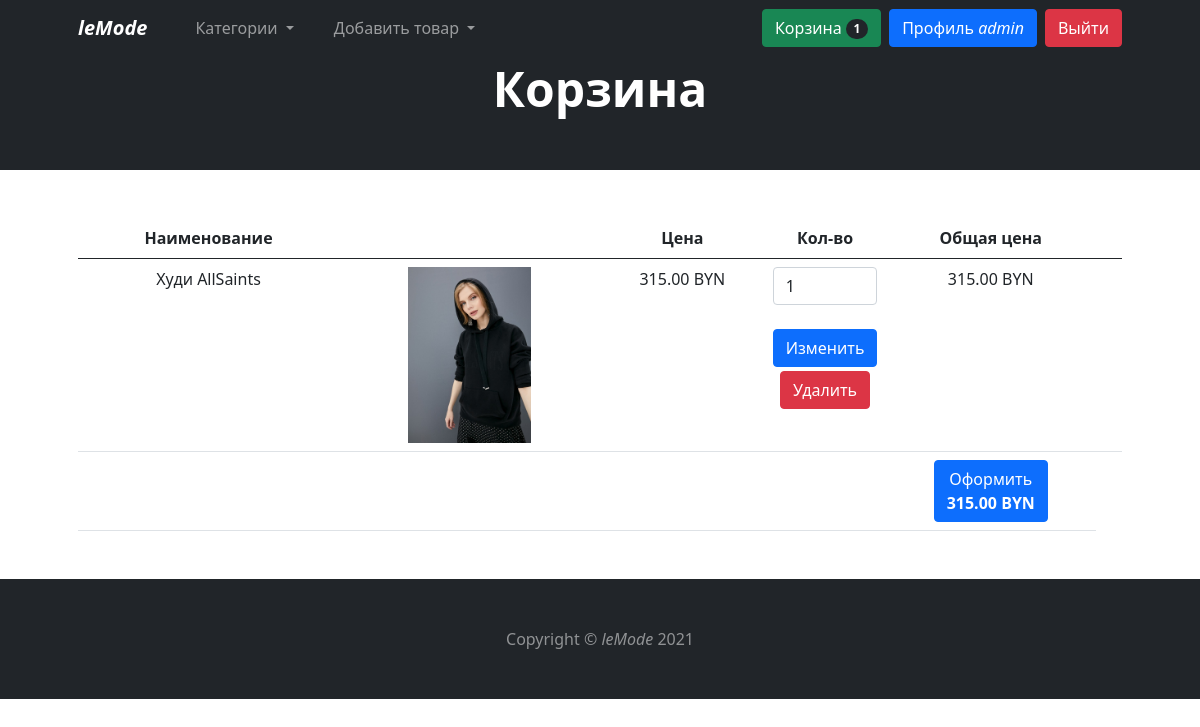
The app's page /cart/ (signed in), older data.
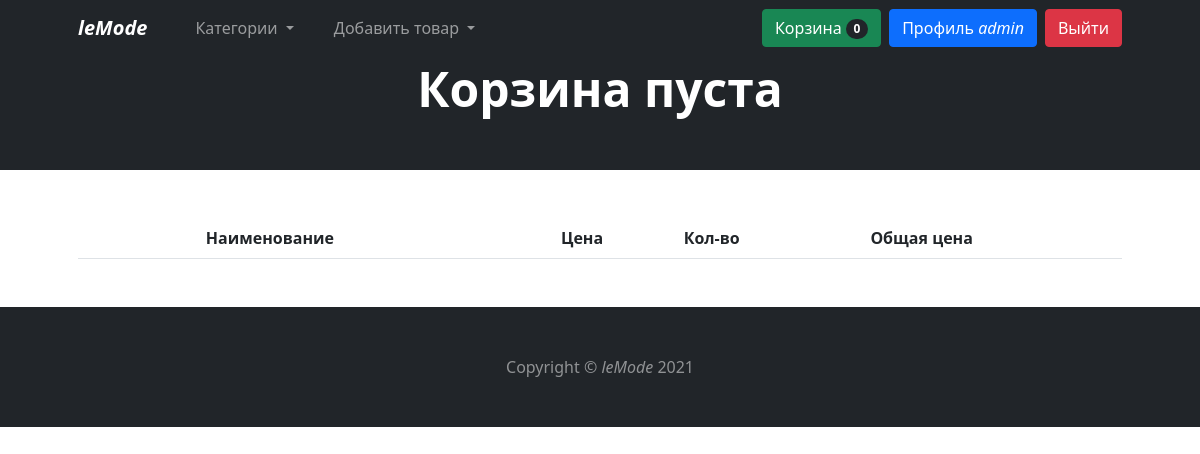
The same page, newer data.
### mainapp/models.py (models this page shows, shortened)
class Cart(models.Model):
    owner = models.ForeignKey('Client', null=True, verbose_name='Владелец', on_delete=models.CASCADE)
    clothes = models.ManyToManyField(CartProduct, blank=True, related_name='related_cart')
    total_products = models.PositiveIntegerField(default=0)
    final_price = models.DecimalField(max_digits=9, default=0, decimal_places=2, verbose_name='Общая цена')
    in_order = models.BooleanField(default=False)
    anon_user = models.BooleanField(default=False)

class CartProduct(models.Model):
    user = models.ForeignKey('Client', verbose_name='Покупатель', on_delete=models.CASCADE)
    cart = models.ForeignKey('Cart', verbose_name='Корзина', on_delete=models.CASCADE, related_name='related_products')
    content_type = models.ForeignKey(ContentType, on_delete=models.CASCADE)
    object_id = models.PositiveIntegerField()
    content_object = GenericForeignKey('content_type', 'object_id')
    qty = models.PositiveIntegerField(default=1)
    final_price = models.DecimalField(max_digits=9, decimal_places=2, verbose_name='Общая цена')

class Clothes(models.Model):
    class Meta:
        abstract = True
    category = models.ForeignKey(Category, verbose_name='Категория', on_delete=models.CASCADE)
    title = models.CharField(max_length=255, verbose_name='Наименование')
    image = models.ImageField(verbose_name='Изображение', default=None)
    description = models.TextField(verbose_name='Описание', null=True)
    price = models.DecimalField(max_digits=7, decimal_places=2, verbose_name='Цена')
    def get_model_name(self):
        return self.__class__.__name__.lower()

class Hoodie(Clothes):
    color = models.CharField(max_length=255, verbose_name='Цвет')
    length = models.CharField(max_length=255, verbose_name='Длина')
    length_sleeve = models.CharField(max_length=255, verbose_name='Длина рукава')
    pattern = models.CharField(max_length=255, verbose_name='Узор')
    brand = models.ForeignKey(Brand, verbose_name='Бренд', on_delete=models.CASCADE)
    slug = models.SlugField(unique=True)

### mainapp/views.py (the view)
# urls.py: path('cart/', CartView.as_view(), name='cart'),
class CartView(CartMixin, CategoryDetailMixin, View):
    def get(self, request):
        categories = (Category.objects.get_categories_for_nav())
        context = {
            'cart': self.cart,
            'categories': categories
        }
        return render(request, 'cart.html', context)

### mainapp/mixins.py (called while the page is built)
    def dispatch(self, request, *args, **kwargs):
        if request.user.is_authenticated:
            client = Client.objects.filter(user=request.user).first()
            if not client:
                client = Client.objects.create(user=request.user)
            cart = Cart.objects.filter(owner=client, in_order=False).first()
            if not cart:
                cart = Cart.objects.create(owner=client)
        else:
            cart = Cart.objects.filter(anon_user=True).first()
            if not cart:
                cart = Cart.objects.create(anon_user=True)
        self.cart = cart
        return super().dispatch(request, *args, **kwargs)

### mainapp/models.py (called while the page is built)
def get_models_for_count(*model_names):
    return [models.Count(model_name) for model_name in model_names]

    def get_queryset(self):
        return super().get_queryset()

    def get_categories_for_nav(self):
        models = get_models_for_count('pants', 'shoes', 'hoodie')
        qs = list(self.get_queryset().annotate(*models))
        data = [
            dict(name=c.name, url=c.get_absolute_url(), count=getattr(c, self.CATEGORY_NAME_COUNT_NAME[c.name]))
            for c in qs
        ]
        return data

### mainapp/templates/cart.html (shortened to what this page needs)
{% extends 'base.html' %}
{% block content %}
<head><title>Корзина</title></head>
<header class="bg-dark py-1">
            <div class="container px-4 px-lg-5">
                <div class="text-center text-white">
                    <h1 class="display-5 fw-bolder mb-5">Корзина {% if not cart.clothes.count %}пуста{% endif %}</h1>
                </div>
            </div>
        </header>
<div class="container px-4 px-lg-5">
<table class="table mt-5 text-center">
  <thead>
    <tr class="">
      <th scope="col">Наименование</th>
      <th scope="col"></th>
      <th scope="col">Цена</th>
      <th scope="col" style="width: 10%;">Кол-во</th>
      <th scope="col">Общая цена</th>
      <th scope="col"></th>
    </tr>
  </thead>
    {% if cart.clothes.count %}
  <tbody>
    {% for item in cart.clothes.all %}
        <tr>
          <td scope="row" class="w-25">{{ item.content_object.title }}</td>
          <td class="w-25"><img src="{{ item.content_object.image.url}}" class="img-fluid w-50"></td>
          <td>{{ item.content_object.price }} BYN</td>
          <td>
            <form action="{% url 'change_qty' ct_model=item.content_object.get_model_name slug=item.content_object.slug %}" method="POST">
              <input type="number" min="1" name="qty" value="{{ item.qty }}" class="form-control"><br>
              <input type="submit" class="btn btn-primary mb-1" value="Изменить">
            </form>
            <a href="{% url 'delete_from_cart' ct_model=item.content_object.get_model_name slug=item.content_object.slug %}">
              <button class="btn btn-danger">Удалить</button>
            </a>
          </td>
          <td>{{ item.final_price }} BYN</td>
          <td>
          </td>
        </tr>
    {% endfor %}
        <tr>
          <td colspan="4"></td>
          <td>
              <a href="{% url 'checkout' %}"><button class="btn btn-primary">Оформить<br><strong>{{ cart.final_price }} BYN</strong></button></a></td>
        </tr>
  </tbody>
    {% endif %}
</table>
</div>
{% endblock content %}

### mainapp/templates/base.html (shortened to what this page needs)
<!DOCTYPE html>
<html lang="en">
    <head>
        <link href="https://cdn.jsdelivr.net/npm/bootstrap-icons@1.5.0/font/bootstrap-icons.css" rel="stylesheet" />
        <link href="https://cdn.jsdelivr.net/npm/bootstrap@5.0.2/dist/css/bootstrap.min.css" rel="stylesheet">
    </head>
    <body>
        <nav class="navbar navbar-expand-lg navbar-dark bg-dark sticky-top">
            <div class="container px-4 px-lg-5">
                <a class="navbar-brand fw-bold fst-italic" href="{% url 'base' %}">leMode</a>
                <div class="collapse navbar-collapse" id="navbarSupportedContent">
                    <ul class="navbar-nav me-auto mb-2 mb-lg-0 ms-lg-4">
                         <li class="nav-item dropdown">
                            <a class="nav-link dropdown-toggle me-4" href="#" id="navbarDropdownMenuLink" role="button" data-bs-toggle="dropdown" aria-expanded="false">
                                Категории
                            </a>
                        </li>
                        {% if request.user.is_superuser %}
                        <li class="nav-item dropdown">
                            <a class="nav-link dropdown-toggle" href="#" id="navbarDropdownMenuLink" role="button" data-bs-toggle="dropdown" aria-expanded="false">
                                Добавить товар
                            </a>
                        </li>
                        {% endif %}
                    </ul>
                    <form class="d-flex">
                      {% if request.user.is_authenticated %}
                        <a class="btn btn-success" href="{% url 'cart' %}" type="submit">
                            Корзина<span class="badge bg-dark text-white ms-1 rounded-pill">{{ cart.clothes.count }}</span>
                        </a>
                          <a class="ms-2 btn btn-primary" href="{% url 'profile' %}">Профиль <span class="fst-italic">{{ request.user.username }}</span></a>
                          <a class="ms-2 btn btn-danger" href="{% url 'logout' %}" style="text-decoration: none;">Выйти</a>
                      {% endif %}
                    </form>
                </div>
            </div>
        </nav>
        {% block content %}{% endblock content %}
        <footer class="mt-5 py-5 bg-dark">
            <div class="container"><p class="m-0 text-center text-white-50">Copyright &copy; <span class="fst-italic">leMode</span> 2021</p></div>
        </footer>
    </body>
</html>

Row changes from the older to the newer data that the page shows:
removed Cart: clothes.count "1", final_price "315.00"
removed CartProduct: content_object "Худи AllSaints", content_object.image (picture), content_object.price "315.00", qty "1", final_price "315.00"
added Cart: clothes.count "0"
Text that changed along with them:
text no longer shown: "Оформить BYN"
text now shown: "пуста"
